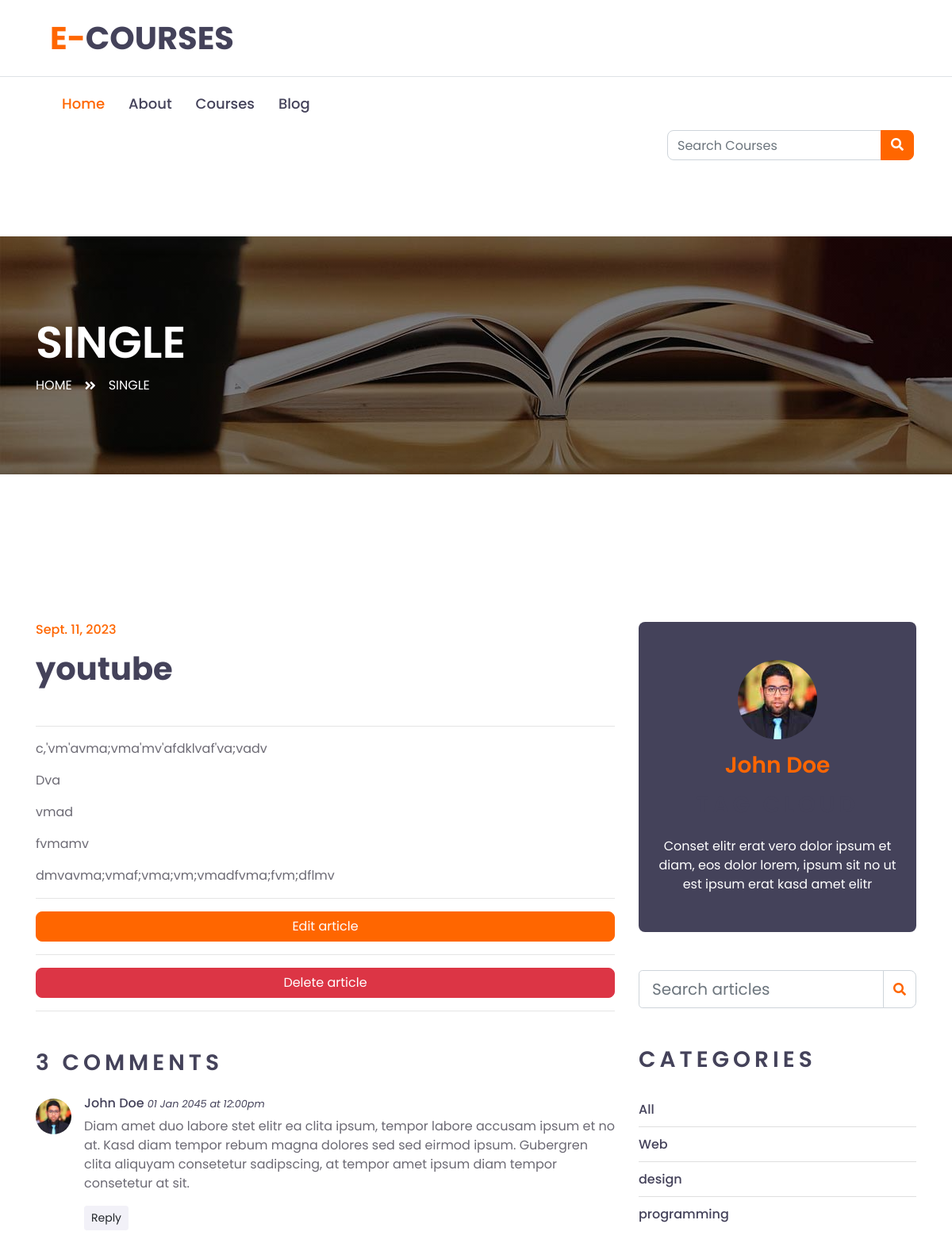
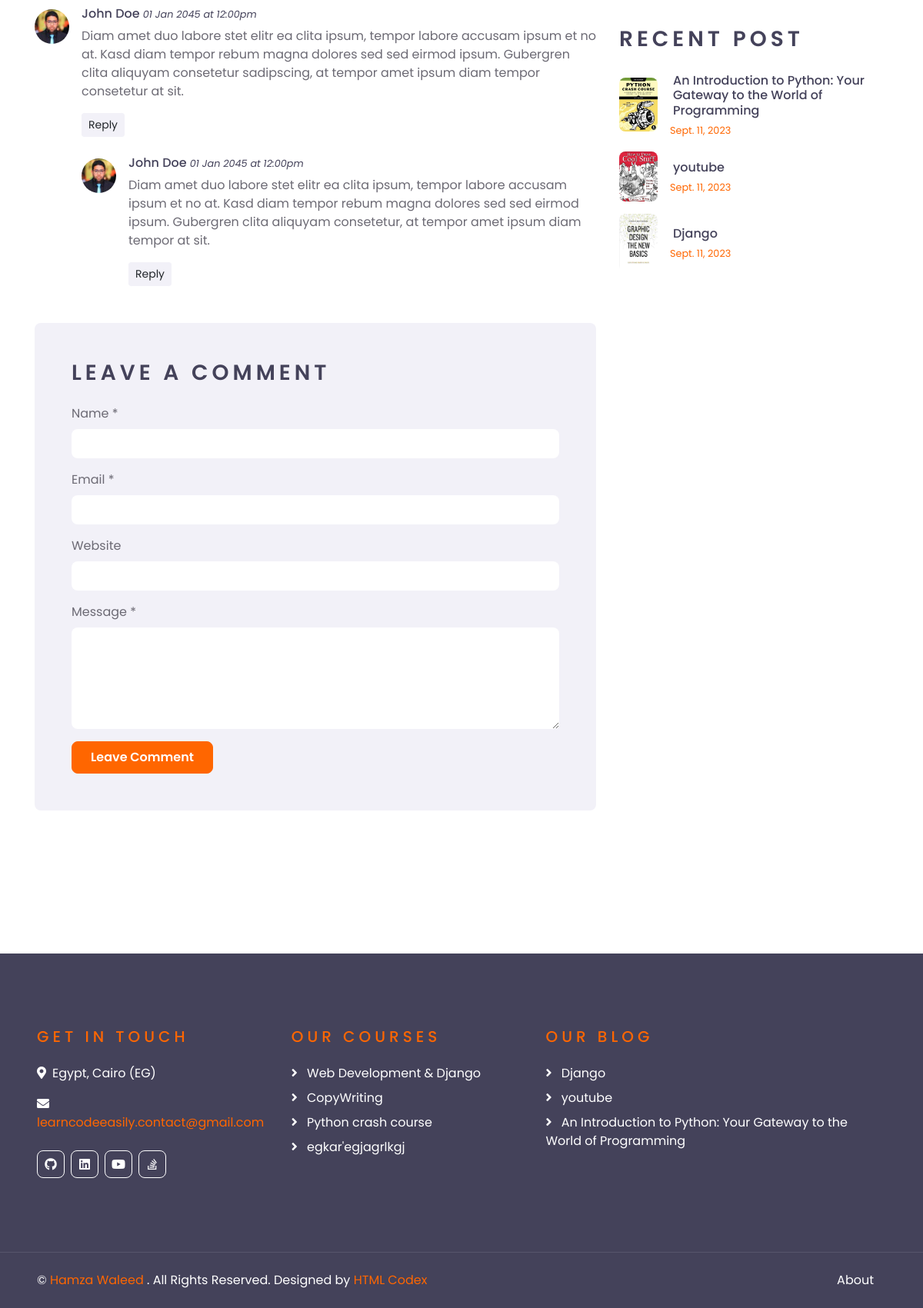
Screenshot of /blog/show/4/ with the database file from the repository (2 pictures, top to bottom).
### academy_blog/models.py (models this page shows, shortened)
class Article(models.Model):
    cover_image = models.ImageField()
    category = models.ForeignKey(Category, on_delete=models.PROTECT)
    title = models.CharField(max_length=100)
    subject = HTMLField(max_length=10000)
    created_at = models.DateTimeField(auto_now_add=True)
    updated_at = models.DateTimeField(auto_now=True)

class Category(models.Model):
    title = models.CharField(max_length=50)

### academy_courses/models.py (models this page shows, shortened)
class Urls(models.Model):
    title = models.CharField(max_length=30, default="My Urls")
    icon = models.CharField(
        default='Select an icon',
        choices=SOCIAL_MEDIA_ICONS,
        max_length=100
    )
    url = models.URLField()

class Course(models.Model):
    name = models.CharField(max_length=50)
    description = models.TextField(max_length=5000)
    price = models.FloatField()
    hour = models.IntegerField()
    min = models.IntegerField()
    image = models.ImageField()
    created_at = models.DateTimeField(auto_now_add=True)
    updated_at = models.DateTimeField(auto_now=True)

### academy_blog/views.py (the view)
# urls.py: path('show/<int:pk>/', views.ArticleDetailView.as_view(), name='article_detail'),
class ArticleDetailView(DetailView):
    model = Article
    context_object_name = 'art'
    template_name = 'single.html'

### academy_courses/custom_context_proccessor.py (called while the page is built)
def slider_footer(request):
    course = Course.objects.all()[:20]
    opinion = Opinion.objects.all()
    url = Urls.objects.all()
    article = Article.objects.all()[:20]
    return {
        'courses': course,
        'opinions': opinion,
        'urls': url,
        'arts': article
    }

def category(request):
    cat = Category.objects.all()
    latest_article = Article.objects.order_by('-created_at')[:10]
    return {
        'cats': cat,
        'la_ar': latest_article,
    }

### academy_blog/templates/single.html
{% extends 'base.html' %}
{% load i18n %}
{% block content %}
    <body>
        <div class="container-fluid page-header" style="margin-bottom: 90px;">
            <div class="container">
                <div class="d-flex flex-column justify-content-center" style="min-height: 300px">
                    <h3 class="display-4 text-white text-uppercase">{% trans 'Single' %}</h3>
                    <div class="d-inline-flex text-white">
                        <p class="m-0 text-uppercase"><a class="text-white" href="/">{% trans 'Home' %}</a></p>
                        <i class="fa fa-angle-double-right pt-1 px-3"></i>
                        <p class="m-0 text-uppercase">{% trans 'Single' %}</p>
                    </div>
                </div>
            </div>
        </div>
        <div class="container-fluid py-5">
            <div class="container py-5">
                <div class="row">
                    <div class="col-lg-8">
                        <div class="mb-5">
                            <h6 class="text-primary mb-3"> {{ art.created_at.date }} </h6>
                            <h1 class="mb-5"> {{ art.title }} </h1>
                            <hr>
                            {{ art.subject|safe }}
                            <hr>
                            <a href="{% url 'article_update' art.id %}">
                                <button class="btn btn-primary btn-block">
                                    {% trans 'Edit article' %}
                                </button>
                            </a>
                            <hr>
                            <a href="{% url 'article_delete' art.id %}">
                                <button class="btn btn-danger btn-block">
                                    {% trans 'Delete article' %}
                                </button>
                            </a>
                            <hr>
                        </div>
                        <div class="mb-5">
                            <h3 class="text-uppercase mb-4" style="letter-spacing: 5px;">3 Comments</h3>
                            <div class="media mb-4">
                                <img src="img/user.jpg" alt="Image" class="img-fluid rounded-circle mr-3 mt-1"
                                    style="width: 45px;">
                                <div class="media-body">
                                    <h6>John Doe <small><i>01 Jan 2045 at 12:00pm</i></small></h6>
                                    <p>Diam amet duo labore stet elitr ea clita ipsum, tempor labore accusam ipsum et no at.
                                        Kasd diam tempor rebum magna dolores sed sed eirmod ipsum. Gubergren clita aliquyam
                                        consetetur sadipscing, at tempor amet ipsum diam tempor consetetur at sit.</p>
                                    <button class="btn btn-sm btn-secondary">Reply</button>
                                </div>
                            </div>
                            <div class="media mb-4">
                                <img src="img/user.jpg" alt="Image" class="img-fluid rounded-circle mr-3 mt-1"
                                    style="width: 45px;">
                                <div class="media-body">
                                    <h6>John Doe <small><i>01 Jan 2045 at 12:00pm</i></small></h6>
                                    <p>Diam amet duo labore stet elitr ea clita ipsum, tempor labore accusam ipsum et no at.
                                        Kasd diam tempor rebum magna dolores sed sed eirmod ipsum. Gubergren clita aliquyam
                                        consetetur sadipscing, at tempor amet ipsum diam tempor consetetur at sit.</p>
                                    <button class="btn btn-sm btn-secondary">Reply</button>
                                    <div class="media mt-4">
                                        <img src="img/user.jpg" alt="Image" class="img-fluid rounded-circle mr-3 mt-1"
                                            style="width: 45px;">
                                        <div class="media-body">
                                            <h6>John Doe <small><i>01 Jan 2045 at 12:00pm</i></small></h6>
                                            <p>Diam amet duo labore stet elitr ea clita ipsum, tempor labore accusam ipsum
                                                et no at. Kasd diam tempor rebum magna dolores sed sed eirmod ipsum.
                                                Gubergren clita aliquyam consetetur, at tempor amet ipsum diam tempor at
                                                sit.</p>
                                            <button class="btn btn-sm btn-secondary">Reply</button>
                                        </div>
                                    </div>
                                </div>
                            </div>
                        </div>
                        <div class="bg-secondary rounded p-5">
                            <h3 class="text-uppercase mb-4" style="letter-spacing: 5px;">Leave a comment</h3>
                            <form>
                                <div class="form-group">
                                    <label for="name">Name *</label>
                                    <input type="text" class="form-control border-0" id="name">
                                </div>
                                <div class="form-group">
                                    <label for="email">Email *</label>
                                    <input type="email" class="form-control border-0" id="email">
                                </div>
                                <div class="form-group">
                                    <label for="website">Website</label>
                                    <input type="url" class="form-control border-0" id="website">
                                </div>
                                <div class="form-group">
                                    <label for="message">Message *</label>
                                    <textarea id="message" cols="30" rows="5" class="form-control border-0"></textarea>
                                </div>
                                <div class="form-group mb-0">
                                    <input type="submit" value="Leave Comment" class="btn btn-primary py-md-2 px-md-4 font-weight-semi-bold">
                                </div>
                            </form>
                        </div>
                    </div>
                    <div class="col-lg-4 mt-5 mt-lg-0">
                        <div class="d-flex flex-column text-center bg-dark rounded mb-5 py-5 px-4">
                            <img src="img/user.jpg" class="img-fluid rounded-circle mx-auto mb-3" style="width: 100px;">
                            <h3 class="text-primary mb-3">John Doe</h3>
                            <h3 class="text-uppercase mb-4" style="letter-spacing: 5px;">Tag Cloud</h3>
                            <p class="text-white m-0">Conset elitr erat vero dolor ipsum et diam, eos dolor lorem, ipsum sit
                                no ut est ipsum erat kasd amet elitr</p>
                        </div>
                        <div class="mb-5">
                            <form method="get" action="{% url 'article_view' %}">
                                <div class="input-group">
                                    <input name="q" type="text" class="form-control form-control-lg" value="{{ request.GET.q }}" placeholder="{% trans 'Search articles' %}">
                                    <div class="input-group-append">
                                        <span class="input-group-text bg-transparent text-primary"><i class="fa fa-search"></i></span>
                                    </div>
                                </div>
                            </form>
                        </div>
                        <div class="mb-5">
                            <h3 class="text-uppercase mb-4" style="letter-spacing: 5px;">{% trans 'Categories' %}</h3>
                            <ul class="list-group list-group-flush">
                                <li class="list-group-item d-flex justify-content-between align-items-center px-0">
                                    <a href="/blog" class="text-decoration-none h6 m-0"> {% trans 'All' %} </a>
                                </li>
                                {% for cat in cats %}
                                    <li class="list-group-item d-flex justify-content-between align-items-center px-0">
                                        <a href="{% url 'article_view' cat.id %}" class="text-decoration-none h6 m-0"> {{ cat.title }} </a>
                                    </li>
                                {% endfor %}
                                </ul>
                            </div>
                        <div class="mb-5">
                            <h3 class="text-uppercase mb-4" style="letter-spacing: 5px;">{% trans 'Recent Post' %}</h3>
                            {% for la in la_ar %}
                                <a class="d-flex align-items-center text-decoration-none mb-3" href="{% url 'article_detail' la.id %}">
                                    <img class="img-fluid rounded" width="50" height="50" src="{{ la.cover_image.url }}" alt="">
                                    <div class="pl-3">
                                        <h6 class="m-1"> {{ la.title }} </h6>
                                        <small> {{ la.created_at.date }} </small>
                                    </div>
                                </a>
                            {% endfor %}
                        </div>
                    </div>
                </div>
            </div>
        </div>
    </body>
{% endblock content %}

### academy_courses/templates/partials/footer.html
{% load i18n %}
<div class="container-fluid bg-dark text-white py-5 px-sm-3 px-lg-5" style="margin-top: 90px;">
    <div class="row pt-5">
        <div class="col-lg-7 col-md-12">
            <div class="row">
                <div class="col-md-6 mb-5">
                    <h5 class="text-primary text-uppercase mb-4" style="letter-spacing: 5px;">{% trans 'Get In Touch' %}</h5>
                    <p><i class="fa fa-map-marker-alt mr-2"></i>{% trans 'Egypt, Cairo (EG)' %}</p>
                    <p><i class="fa fa-envelope mr-2"></i><a href="javascript:openmail();">learncodeeasily.contact@gmail.com</a></p>
                    <div class="d-flex justify-content-start mt-4">
                        {% for url in urls %}
                            <a class="btn btn-outline-light btn-square mr-2" href="{{ url.url }}"><i class="fab {{ url.icon }}"></i></a>
                        {% endfor %}
                    </div>
                </div>
                <div class="col-md-6 mb-5">
                    <h5 class="text-primary text-uppercase mb-4" style="letter-spacing: 5px;">{% trans 'Our Courses' %}</h5>
                    <div class="d-flex flex-column justify-content-start">
                        {% for course in courses %}
                            <a class="text-white mb-2" href="{% url 'course_list' course.id %}"><i class="fa fa-angle-right mr-2"></i> {{ course.name }} </a>
                        {% endfor %}
                    </div>
                </div>
            </div>
        </div>
        <div class="col-lg-5 col-md-12 mb-5">
            <h5 class="text-primary text-uppercase mb-4" style="letter-spacing: 5px;">{% trans 'Our Blog' %}</h5>
            <div class="d-flex flex-column justify-content-start">
                {% for art in arts %}
                    <a class="text-white mb-2" href="{% url 'article_view' art.id %}"><i class="fa fa-angle-right mr-2"></i> {{ art.title }} </a>
                {% endfor %}
            </div>
        </div>
    </div>
</div>
<div class="container-fluid bg-dark text-white border-top py-4 px-sm-3 px-md-5" style="border-color: rgba(256, 256, 256, .1) !important;">
    <div class="row">
        <div class="col-lg-6 text-center text-md-left mb-3 mb-md-0">
            <p class="m-0 text-white">&copy; <a href="/">{% trans 'Hamza Waleed' %}</a> {% trans '. All Rights Reserved. Designed by' %}<a href="https://htmlcodex.com"> HTML Codex</a>
            </p>
        </div>
        <div class="col-lg-6 text-center text-md-right">
            <ul class="nav d-inline-flex">
                <li class="nav-item">
                    <a class="nav-link text-white py-0" href="{% url 'about' %}">{% trans 'About' %}</a>
                </li>
            </ul>
        </div>
    </div>
</div>

### rows the page displays
Article: created_at "Sept. 11, 2023", title "youtube", subject "c,'vm'avma;vma'mv'afdklvaf'va;vadv Dva vmad fvmamv dmvavma;vmaf;vma;vm;vmadfvma;fvm;dflmv", cover_image (picture)
Category: title "Web"
Category: title "design"
Category: title "programming"
Article: cover_image (picture), title "An Introduction to Python: Your Gateway to the World of Programming", created_at "Sept. 11, 2023"
Article: cover_image (picture), title "Django", created_at "Sept. 11, 2023"
Course: name "Web Development & Django"
Course: name "CopyWriting"
Course: name "Python crash course"
Course: name "egkar'egjagrlkgj"
